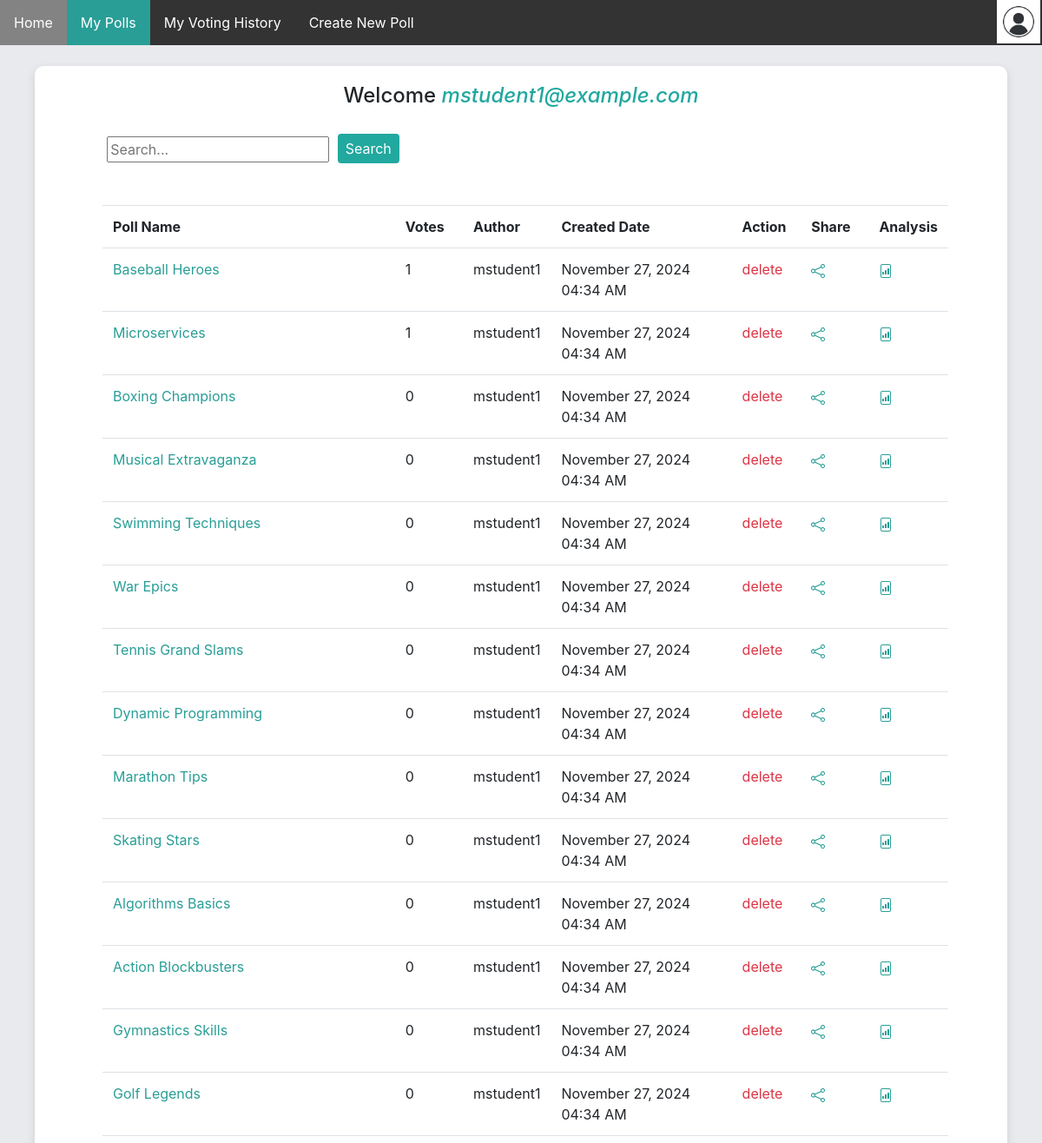
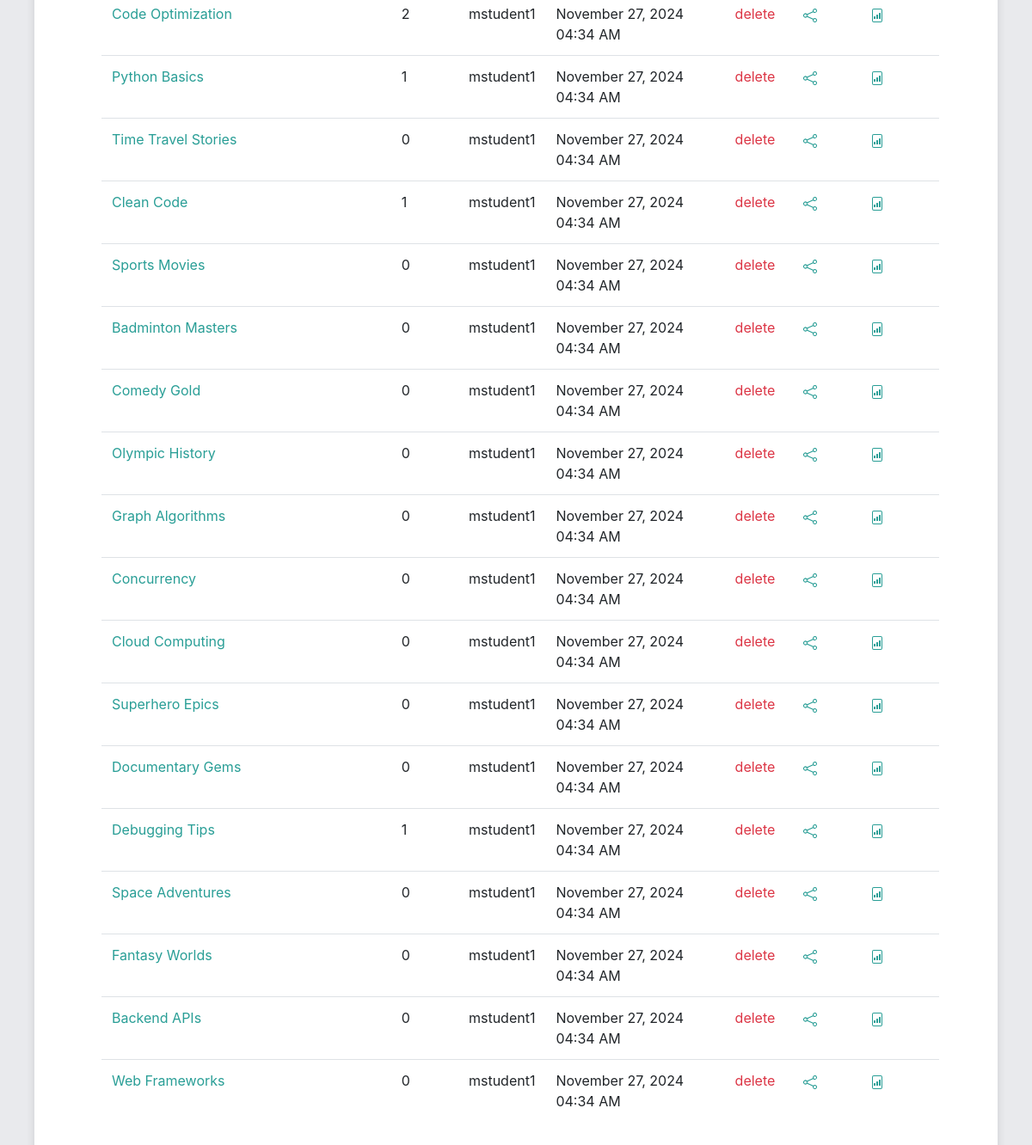
Page /home/my_polls (signed in) on the committed database (2 pictures, top to bottom).
### app/models.py (models this page shows)
class User(db.Model, UserMixin):
    __tablename__ = 'user'
    id = db.Column(db.Integer, primary_key=True)
    email = db.Column(db.String(500), unique=True, nullable=False)
    password_hash = db.Column(db.String(500), unique=True, nullable=False) # store the hash password
    age=db.Column(db.Integer, nullable=False)
    gender=db.Column(db.String(10), nullable=False)
    is_admin = db.Column(db.Boolean, default=False)
    polls = db.relationship('Poll', backref='creator', lazy=True, cascade="all, delete")
    votes = db.relationship('Vote', backref='voter', lazy=True, cascade="all, delete")
    vote_history = db.relationship('UserVoteHistory', backref='user', lazy=True, cascade="all, delete")
    poll_reports = db.relationship('UserPollReport', backref='user', lazy=True, cascade="all, delete")

class Poll(db.Model):
    __tablename__ = 'poll'
    id = db.Column(db.Integer, primary_key=True)
    title = db.Column(db.String(120), nullable=False)
    description = db.Column(db.String(500), nullable=True)
    created_at =db.Column(db.DateTime, default=datetime.now)
    status = db.Column(db.String(20), default='active')
    user_id = db.Column(db.Integer, db.ForeignKey('user.id'), nullable=False)
    is_flagged = db.Column(db.Boolean, default=False)
    options = db.relationship('Option', backref='poll', cascade="all, delete",lazy=True)
    votes = db.relationship('Vote', backref='poll', cascade="all,delete", lazy=True)
    vote_history = db.relationship('UserVoteHistory', backref='poll', cascade="all,delete", lazy=True)
    poll_reports = db.relationship('UserPollReport', backref='poll', lazy=True, cascade="all, delete")
    @hybrid_property
    def vote_count(self):
        return len(self.votes)
    @hybrid_property
    def creator_username(self):
        creator = User.query.get(self.user_id)
        name, _, _ =creator.email.rpartition('@')
        return name

### app/routes.py (the view)
@app.route("/home/my_polls")
@login_required
def my_polls():
    polls = ps.get_polls_created_by_user(user_id=current_user.id)
    if 'q' in request.args:
        query = request.args.get('q').lower()
        polls = [p for p in polls if re.search(query, p.title.lower()) or re.search(query, p.creator_username.lower()) or re.search(query, p.created_at.strftime('%B %d, %Y at %I:%M %p').lower())]
    return render_template("my_polls.html", user=current_user, polls=polls, page="poll")

### app/auth.py (called while the page is built)
def load_user(user_id):
    return User.query.get(int(user_id))

### app/poll_service.py (called while the page is built)
def get_polls_created_by_user(user_id):
    return Poll.query.filter_by(user_id=user_id)

### app/routes.py (called while the page is built)
@login_manager.user_loader
def load_user(user_id):
    return auth.load_user(user_id)

### app/templates/my_polls.html (shortened to what this page needs)
{% extends 'home.html' %}
{% block wrapper %}
<div class="m-5">
    <table class="table">
        <tr>
            <th scope="col"> Poll Name </th>
            <th scope="col"> Votes </th>
            <th scope="col"> Author </th>
            <th scope="col"> Created Date </th>
            <th scope="col"> Action </th>
            <th scope="col"> Share </th>
            <th scope="col"> Analysis </th>
        </tr>
        {% for poll in polls %}
        <tr>
            <td class='col-sm-5'><a href="{{ url_for('poll', poll_id=poll.id) }}">{{ poll.title }}</a></td>
            <td class='col-sm-1'>{{ poll.vote_count}}</td>
            <td class='col-sm-1'>{{ poll.creator_username}} </td>
            <td class='col-sm-3'>{{ poll.created_at.strftime('%B %d, %Y %I:%M %p')}} </td>
            <td class="col-sm-1"><a class="text-danger" onclick="return confirm('Are you sure?')" href="{{url_for('delete_poll', poll_id=poll.id)}}">delete</a></td>
            <td class="col-sm-1"><a href="{{url_for('share_poll', poll_id=poll.id)}}">
            </a></td>
            <td class="col-sm-1"><a href="{{url_for('analyse', poll_id=poll.id)}}">
            </a></td>
        </tr>
        {% endfor %}
    </table>
    </div>
{% endblock %}

### app/templates/home.html (shortened to what this page needs)
{% extends "base.html" %}
{% block body %}
<link rel="stylesheet" href="{{ url_for('static', filename='home.css') }}" type="text/css"/>
<nav>
    <ul>
        <li><a id="home" href="{{ url_for('home') }}">Home</a></li>
        <li><a id="poll" href="{{url_for('my_polls')}}">My Polls</a></li>
        <li><a id="history" href="{{url_for('my_votes')}}">My Voting History</a></li>
        <li><a href="{{ url_for('create_poll') }}">Create New Poll</a></li>
        <li style="cursor: pointer;float:right" class="user">
            <img onclick="toggleSidebar()" style="float:right" src="{{ url_for('static', filename='user.jpg')}}" height="50" width="50">
        </li>
    </ul>
</nav>
<br>
<div class="wrapper">
    <h4 class="welcome">Welcome <i class="username">{{user.email}}</i></h4><br>
    <div style="margin-left: 5.2rem;">
    <form>
        <input type="search-poll" name="q" placeholder="Search...">
        <button type="search-submit" class="btn search-button">Search</button>
    </form>
    </div>
    {% block wrapper %}
    {% endblock %}
</div>
{% endblock %}

### app/static/home.css (style rules this page uses)
body { background: rgb(233, 234, 237); }
ul { list-style-type: none; margin: 0; padding: 0; overflow: hidden; background-color: #333; }
li { float: left; }
li a { display: block; color: white; text-align: center; padding: 14px 16px; text-decoration: none !important; }
.active { background-color: #299E96; }
h2, h5, th, td { cursor: default; }
.welcome { text-align: center; }
table { border-collapse: collapse; margin: 20px; margin-left: 30px; min-width: fit-content; max-width: 95%; }
th, td { text-align: left; padding: 8px; }
td a { color: #299E96; display: block; }
.wrapper { background: #fff; border-radius: 10px; box-shadow: 0px 4px 10px 1px rgba(0, 0, 0, 0.1); display: block; align-items: center; justify-content: center; padding-top: 20px; margin-left: 40px; margin-right: 40px; padding-bottom: 20px; }
.username { color: #21a89f; }
.user { padding-right: 2px; }
.search-button { margin-top: -5px; margin-left: 5px; padding: .25rem .5rem; color:white; background-color: #21a89f; }

### rows in the picture
User: email "mstudent1@example.com"
Poll: title "Baseball Heroes", vote_count "1", creator_username "mstudent1", created_at "November 27, 2024 04:34 AM"
Poll: title "Microservices", vote_count "1", creator_username "mstudent1", created_at "November 27, 2024 04:34 AM"
Poll: title "Boxing Champions", vote_count "0", creator_username "mstudent1", created_at "November 27, 2024 04:34 AM"
Poll: title "Musical Extravaganza", vote_count "0", creator_username "mstudent1", created_at "November 27, 2024 04:34 AM"
Poll: title "Swimming Techniques", vote_count "0", creator_username "mstudent1", created_at "November 27, 2024 04:34 AM"
Poll: title "War Epics", vote_count "0", creator_username "mstudent1", created_at "November 27, 2024 04:34 AM"
Poll: title "Tennis Grand Slams", vote_count "0", creator_username "mstudent1", created_at "November 27, 2024 04:34 AM"
Poll: title "Dynamic Programming", vote_count "0", creator_username "mstudent1", created_at "November 27, 2024 04:34 AM"
Poll: title "Marathon Tips", vote_count "0", creator_username "mstudent1", created_at "November 27, 2024 04:34 AM"
Poll: title "Skating Stars", vote_count "0", creator_username "mstudent1", created_at "November 27, 2024 04:34 AM"
Poll: title "Algorithms Basics", vote_count "0", creator_username "mstudent1", created_at "November 27, 2024 04:34 AM"
Poll: title "Action Blockbusters", vote_count "0", creator_username "mstudent1", created_at "November 27, 2024 04:34 AM"
Poll: title "Gymnastics Skills", vote_count "0", creator_username "mstudent1", created_at "November 27, 2024 04:34 AM"
Poll: title "Golf Legends", vote_count "0", creator_username "mstudent1", created_at "November 27, 2024 04:34 AM"
Poll: title "Code Optimization", vote_count "2", creator_username "mstudent1", created_at "November 27, 2024 04:34 AM"
Poll: title "Python Basics", vote_count "1", creator_username "mstudent1", created_at "November 27, 2024 04:34 AM"
Poll: title "Time Travel Stories", vote_count "0", creator_username "mstudent1", created_at "November 27, 2024 04:34 AM"
Poll: title "Clean Code", vote_count "1", creator_username "mstudent1", created_at "November 27, 2024 04:34 AM"
Poll: title "Sports Movies", vote_count "0", creator_username "mstudent1", created_at "November 27, 2024 04:34 AM"
Poll: title "Badminton Masters", vote_count "0", creator_username "mstudent1", created_at "November 27, 2024 04:34 AM"
Poll: title "Comedy Gold", vote_count "0", creator_username "mstudent1", created_at "November 27, 2024 04:34 AM"
Poll: title "Olympic History", vote_count "0", creator_username "mstudent1", created_at "November 27, 2024 04:34 AM"
Poll: title "Graph Algorithms", vote_count "0", creator_username "mstudent1", created_at "November 27, 2024 04:34 AM"
Poll: title "Concurrency", vote_count "0", creator_username "mstudent1", created_at "November 27, 2024 04:34 AM"
Poll: title "Cloud Computing", vote_count "0", creator_username "mstudent1", created_at "November 27, 2024 04:34 AM"
Poll: title "Superhero Epics", vote_count "0", creator_username "mstudent1", created_at "November 27, 2024 04:34 AM"
Poll: title "Documentary Gems", vote_count "0", creator_username "mstudent1", created_at "November 27, 2024 04:34 AM"
Poll: title "Debugging Tips", vote_count "1", creator_username "mstudent1", created_at "November 27, 2024 04:34 AM"
Poll: title "Space Adventures", vote_count "0", creator_username "mstudent1", created_at "November 27, 2024 04:34 AM"
Poll: title "Fantasy Worlds", vote_count "0", creator_username "mstudent1", created_at "November 27, 2024 04:34 AM"
Poll: title "Backend APIs", vote_count "0", creator_username "mstudent1", created_at "November 27, 2024 04:34 AM"
Poll: title "Web Frameworks", vote_count "0", creator_username "mstudent1", created_at "November 27, 2024 04:34 AM"
